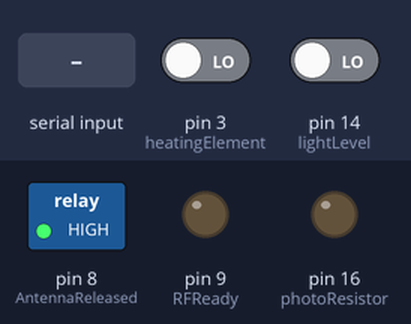
This sketch was run on a simulated Arduino Uno, built with avr-gcc and run on an emulated ATmega328P. Parts: switched loads named in the sketch (green lamp = pin HIGH), output pins drawn as LEDs (lit = HIGH). The inputs (shaded band) are chosen by the test bench; at power-on: pin 3 (heatingElement) LOW, pin 14 (lightLevel) LOW. Pins used as bus, display or sensor lines are not drawn; what the sketch prints to the serial monitor is not drawn.

Above: at 2.1 s.
At 9.8 s:
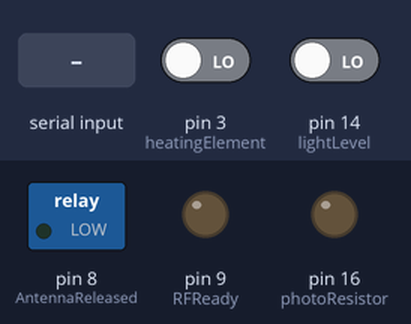
9.9 s: pin 3 (heatingElement) driven HIGH
At 11.1 s:
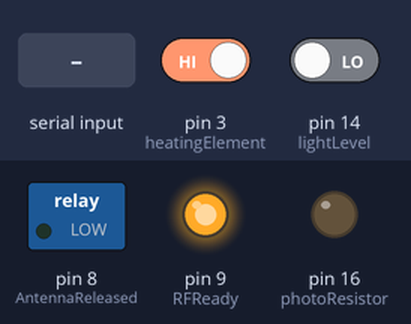
11.4 s: "1" received over the second serial link
Timing chart, 0 to 14.4 s (numbered marks = the images above; inputs shaded):
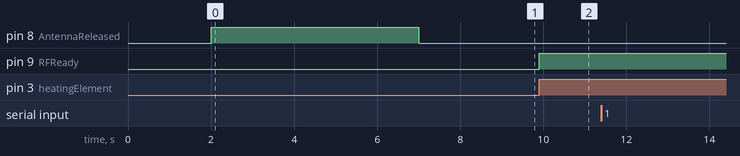

Measured:
- after the input at 9.9 s, pin 9 (RFReady): LOW → HIGH at once
- after the input at 11.4 s, every drawn part: stays the same

The sketch:

Serial_echo_with_deploy.ino
```cpp
 /*
  * Deployment order:
  * >Mechanical remove before flight, Deployment Switch 1 (DS1), DS2 are decompressed until launch, physically inhibit power.
  * >Software Inhibits take over after launch:
  * >Photocell detects light and has delay of 30 minutes after to release antenna (DELAY1)
  * >Antenna deployed
  * >30 minutes delay (DELAY2)
  * >Software switch checks for antenna deployment and RF transmit can begin
  */
  #include <SoftwareSerial.h>
 SoftwareSerial hc12(5,6);
 #define DELAY1 2000 // Delay after photocell detects light
 #define DELAY2 2000 // Delay before antenna is checked for deployment and RF can be turned on
 #define BURN_TIME 5000 //Time where the heating element will be heated
 #define TEST 1 //Test which enables some LEDs
 bool deploymentActive = true;
 int heatingElement = 3; //heating element's power mosfet is turned on, high current flows through wire
 int photoResistor = 16; //Power is supplied to the variable photo resistor circuit
 int lightLevel = 14; //Light level is low when light is detect, light level is high when it is somewhat dark
 int antennaSwitchPower = 2; //Provides power to the inhibit switch for the antenna
 int antennaSwitchActive = 3; //If high then the antenna has been deployed

 //Test only
 int RFReady = 9; //Signals a purple LED that the inhibit tests is done and good
 int AntennaReleased = 8; //Signals a LED that the antenna is released/wire is burned
 void setup()
 {

  pinMode(heatingElement,OUTPUT);
  pinMode(photoResistor,OUTPUT);
  pinMode(lightLevel,INPUT);
  pinMode(antennaSwitchPower,OUTPUT);
  pinMode(antennaSwitchActive,INPUT);
  if (TEST == 1){
    pinMode(RFReady,OUTPUT);
    pinMode(AntennaReleased,OUTPUT);
  }

  Serial.begin(9600);
  hc12.begin(9600);
  //Serial.print(0);

 }
 void loop()
 {
//  One time code post deployment
  if(deploymentActive == true){
    deploymentActive = false;
    digitalWrite(photoResistor, HIGH);
    while(digitalRead(lightLevel) == HIGH){ //While no light is detected, delay
      delay(10);
    }
    //light has been detected
    digitalWrite(photoResistor,LOW); //turn off pin
    delay(DELAY1);
    if (TEST == 1){
      digitalWrite(AntennaReleased, HIGH);
      delay(BURN_TIME);
      digitalWrite(AntennaReleased, LOW);
    }
    delay(DELAY2);
    digitalWrite(antennaSwitchPower,HIGH);
    while(digitalRead(antennaSwitchActive) == LOW){ //While switch is not depressed, delay
      delay(10);
    }
    digitalWrite(antennaSwitchPower,LOW); //turn off pin
    if (TEST == 1){
      digitalWrite(RFReady, HIGH);
    }


  }
//  Code during flight goes here
/*
  if(Serial.available())
  {
   char c = Serial.read();
   Serial.print(c);
  }
  */
     if(Serial.available()) hc12.write(Serial.read());
  if(hc12.available()) Serial.write(hc12.read());
 }
```
